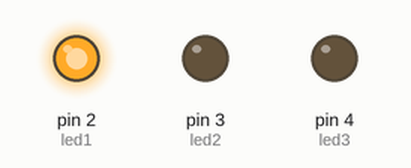
A sketch run on a simulated Arduino Uno, built with avr-gcc and run on an emulated ATmega328P. On the bench: output pins drawn as LEDs (lit = HIGH).

Above: at 0.2 s.
At 9.7 s:
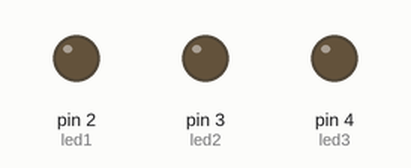
At 19.2 s:
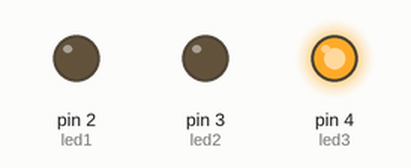
At 38.2 s:
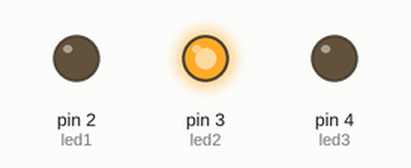
Timing chart, 0 to 39.0 s (numbered marks = the images above):
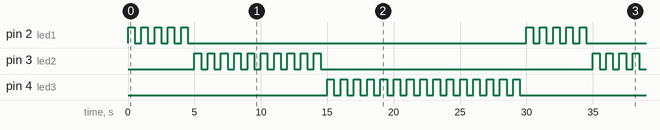

Measured:
- by itself, pin 2 (led1): repeats every 30.0 s: 4 × (LOW 0.50 s, HIGH 0.50 s), LOW 25.5 s, HIGH 0.50 s
- by itself, pin 3 (led2): repeats every 30.0 s: 9 × (LOW 0.50 s, HIGH 0.50 s), LOW 20.5 s, HIGH 0.50 s
- by itself, pin 4 (led3): repeats every 30.0 s: HIGH 0.50 s, LOW 15.5 s, 14 × (HIGH 0.50 s, LOW 0.50 s)

The sketch:

arduino_2_multiple_leds_on_breadboard1.ino
```cpp
// Pin assignments
int led1 = 2;
int led2 = 3;
int led3 = 4;

void setup() {
  pinMode(led1, OUTPUT);
  pinMode(led2, OUTPUT);
  pinMode(led3, OUTPUT);
}

void loop() {
  blinkLED(led1, 5);

  blinkLED(led2, 10);

  blinkLED(led3, 15);
}

void blinkLED(int pin, int times) {
  for (int i = 0; i < times; i++) {
    digitalWrite(pin, HIGH);
    delay(500);
    digitalWrite(pin, LOW);
    delay(500);
  }
}
```
